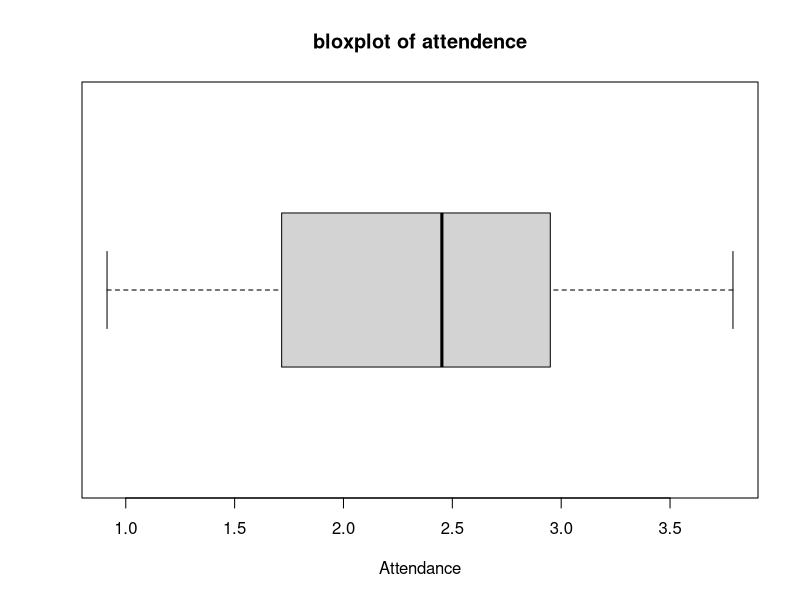
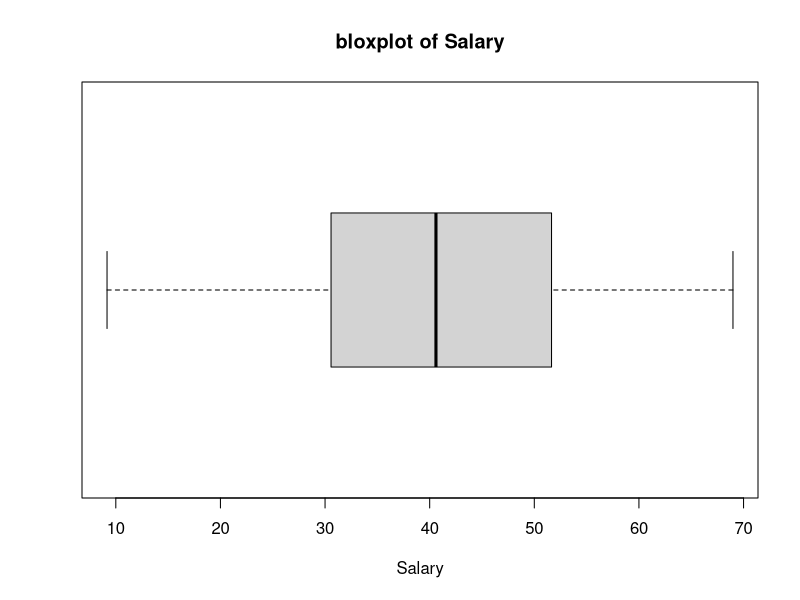
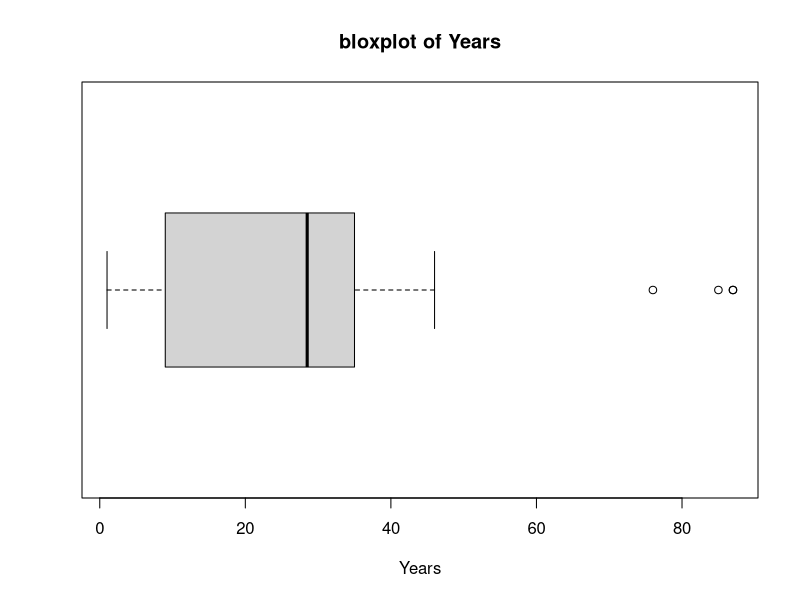
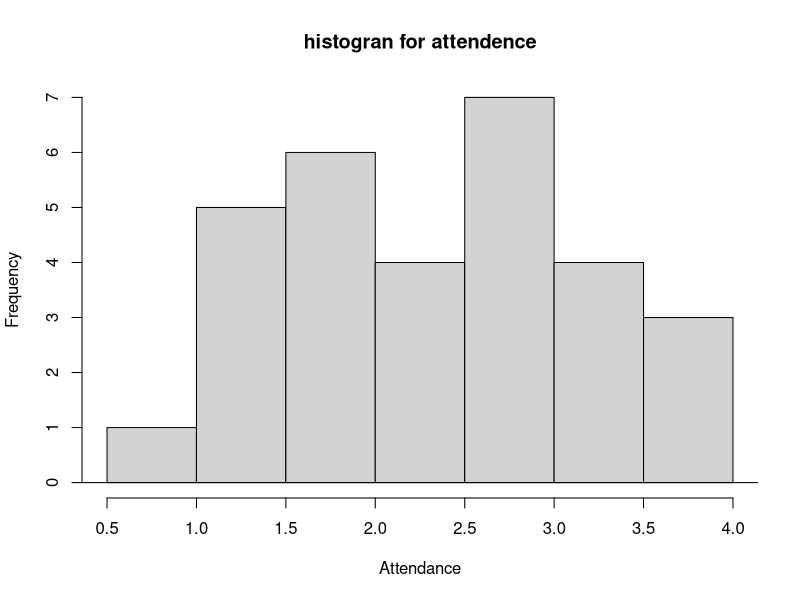
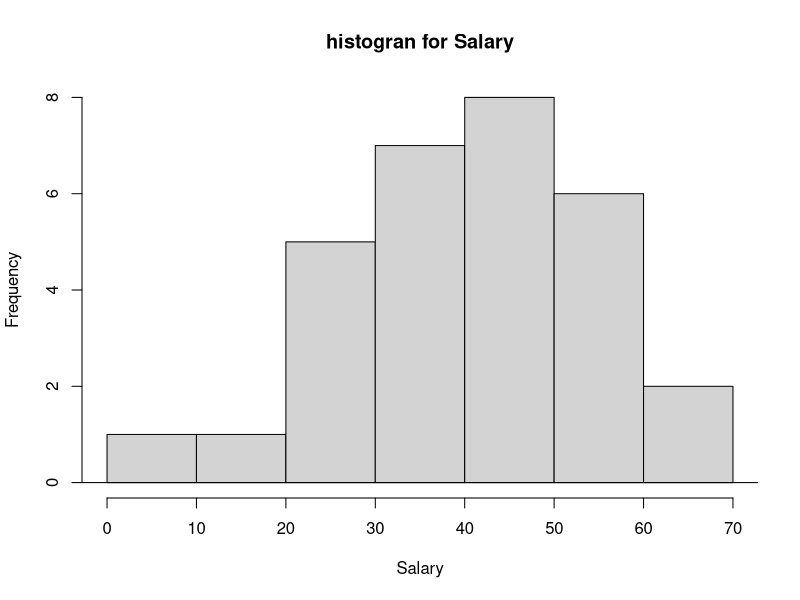
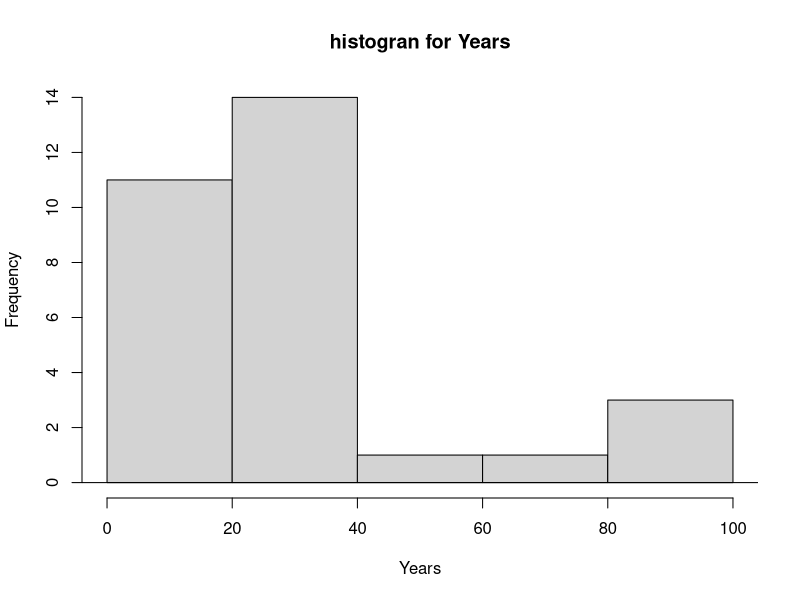

Here is the R script that generated these plots, in order:
setwd("C:/Users/dilan/OneDrive/Documents/SLIIT/2ST YEAR 2ST SEMESTER/Probability and Statistics - IT2110/Lab/Lab4")
getwd()


data <- read.table("DATA 4.txt", header = TRUE, sep = "")
data

names(data) <- c("Team", "Attendance", "Salary", "Years")
data

attach(data)


boxplot(Attendance, main= "bloxplot of attendence", outline = TRUE, xlab= "Attendance", horizontal = TRUE)
boxplot(Salary, main= "bloxplot of Salary", outline = TRUE, xlab= "Salary", horizontal = TRUE)
boxplot(Years, main= "bloxplot of Years", outline = TRUE, xlab= "Years", horizontal = TRUE)

hist(Attendance,main = "histogran for attendence" , ylab = "Frequency")
abline(h=0)
hist(Salary,main = "histogran for Salary" , ylab = "Frequency")
abline(h=0)
hist(Years,main = "histogran for Years" , ylab = "Frequency")
abline(h=0)

stem(Attendance)
stem(Salary)
stem(Years)

mean(Attendance)
mean(Salary)
mean(Years)

median(Attendance)
median(Salary)
median(Years)

sd(Attendance)
sd(Salary)
sd(Years)

summary(Attendance)
summary(Salary)
summary(Years)


quantile(Attendance)
quantile(Attendance) [4]


IQR(Attendance)
IQR(Salary)
IQR(Years)


#Q3
#function that accept arguments years  give the mode
get.modes <- function(y){
  counts <- table(y)
  names(counts)[counts==max(counts)]
}

get.modes(Years)


#Q3

get.outliers <- function(y){
  q1 <- quantile(y) [2]
  q3 <- quantile(y) [4]
  iqr <- q3-q1
  minimum <- q1 - 1.5 *iqr
  maximum <- q3 + 1.5 *iqr
  print (paste("upper bound" ,maximum))
  print(paste("lower bound" ,minimum))
  print(paste("outliers", paste(sort(y[y<minimum|y>maximum]), collapse = ",")))

}

get.outliers(Years)



